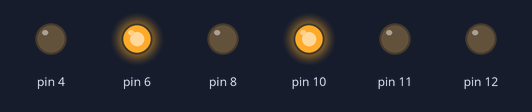
A sketch run on a simulated Arduino Uno, built with avr-gcc and run on an emulated ATmega328P. On the bench: output pins drawn as LEDs (lit = HIGH).

Above: at 0.15 s.
At 3.45 s:
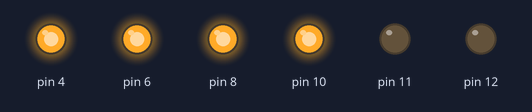
At 6.9 s:
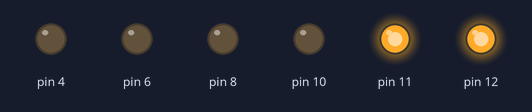
At 13.6 s:
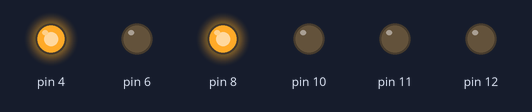
At 20.6 s:
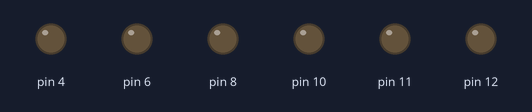
At 27.1 s:
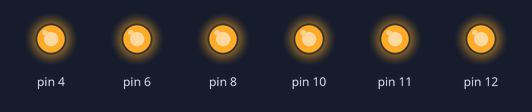
Timing chart, 0 to 28.6 s (numbered marks = the images above):
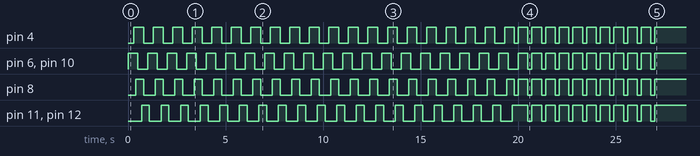

Measured:
- by itself, pin 4: goes 19 × (HIGH 0.50 s, LOW 0.50 s), 11 × (HIGH 0.50 s, LOW 0.20 s), then HIGH
- by itself, pin 6, pin 10: goes 20 × (HIGH 0.50 s, LOW 0.50 s), 10 × (HIGH 0.50 s, LOW 0.20 s), then HIGH
- by itself, pin 8: goes 19 × (HIGH 0.40 s, LOW 0.60 s), HIGH 0.40 s, 10 × (LOW 0.20 s, HIGH 0.50 s), LOW 0.20 s, then HIGH
- by itself, pin 11, pin 12: goes 19 × (HIGH 0.40 s, LOW 0.60 s), HIGH 0.80 s, 9 × (LOW 0.20 s, HIGH 0.50 s), LOW 0.20 s, then HIGH

The sketch:

slow-magic-mask.ino
```cpp
// initialize indicator variables
int i = 0;
int i2 = 0;
int i3 = 0;

void setup() {
  // Initialize LED Groups
  // 4 = Center
  // 8 = Temp Center Left/Right Sides
  // 11 = Left Side Down
  // 12 = Right Side Down
  // 6 = left side up
  // 10 = right side up
  pinMode(4, OUTPUT);
  pinMode(8, OUTPUT);
  pinMode(6, OUTPUT);
  pinMode(10, OUTPUT);
  pinMode(11, OUTPUT);
  pinMode(12, OUTPUT);
}

void loop() {
  // cascade loop
  while (i < 20) {
    digitalWrite(6, HIGH);
    digitalWrite(10, HIGH);
    delay(100);
    digitalWrite(11, LOW);
    digitalWrite(12, LOW);
    delay(200);
    digitalWrite(4, HIGH);
    delay(100);
    digitalWrite(8, HIGH);
    delay(100);
    digitalWrite(6, LOW);
    digitalWrite(10, LOW);
    delay(200);
    digitalWrite(11, HIGH);
    digitalWrite(12, HIGH);
    delay(100);
    digitalWrite(4, LOW);
    digitalWrite(8, LOW);
    delay(200);
    i++;
  }
  i = 0;
  // flashing loop
  while (i2 < 10) {
    digitalWrite(4, HIGH);
    digitalWrite(8, HIGH);
    digitalWrite(6, HIGH);
    digitalWrite(10, HIGH);
    digitalWrite(11, HIGH);
    digitalWrite(12, HIGH);
    delay(500);
    digitalWrite(4, LOW);
    digitalWrite(8, LOW);
    digitalWrite(6, LOW);
    digitalWrite(10, LOW);
    digitalWrite(11, LOW);
    digitalWrite(12, LOW);
    delay(200);
    i2++;
  }
  i2 = 0;
  // on for a while
  while (i3 < 30){
    digitalWrite(4, HIGH);
    digitalWrite(8, HIGH);
    digitalWrite(6, HIGH);
    digitalWrite(10, HIGH);
    digitalWrite(11, HIGH);
    digitalWrite(12, HIGH);
    delay(500);
    i3++;
  }
  i3=0;
  digitalWrite(4, LOW);
  digitalWrite(8, LOW);
  digitalWrite(6, LOW);
  digitalWrite(10, LOW);
  digitalWrite(11, LOW);
  digitalWrite(12, LOW);
}
```
